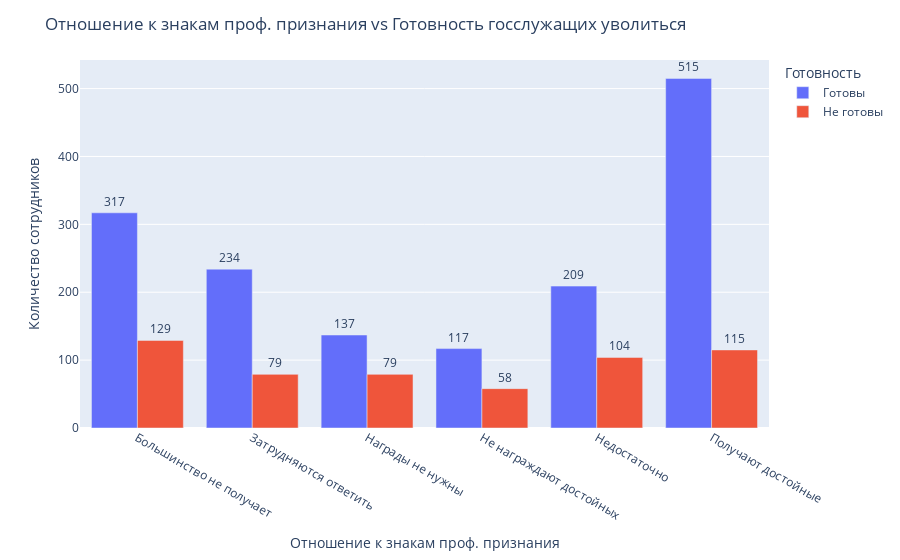

The notebook cell this image was saved under:
### Markdown cell above
## 1.7. Влияет ли недостаток профессионального признания на готовность государственных служащих сменить место работы?

### Code cell
df_ex_1_4_plot['combined_dummy_m19'] = df_ex_1_4_plot['m19_1.0'].astype(str) + '_' + df_ex_1_4_plot['m19_2.0'].astype(str) + '_' + df_ex_1_4_plot['m19_3.0'].astype(str) + '_' + df_ex_1_4_plot['m19_4.0'].astype(str) + '_' + df_ex_1_4_plot['m19_5.0'].astype(str)

df_ex_1_4_plot['combined_dummy_m19'].unique()

df_ex_1_4_plot['combined_dummy_m19'] = df_ex_1_4_plot['combined_dummy_m19'].replace({
    '0_0_0_0_0': 'Затрудняются ответить',
    '1_0_0_0_0': 'Получают достойные', 
    '0_1_0_0_0': 'Не награждают достойных', 
    '0_0_1_0_0': 'Большинство не получает', 
    '0_0_0_1_0': 'Недостаточно', 
    '0_0_0_0_1': 'Награды не нужны', 
})

ct = pd.crosstab(df_ex_1_4_plot['combined_dummy_m19'], df_ex_1_4_plot['m15_upd'])

ct_reset = ct.reset_index().melt(id_vars='combined_dummy_m19', var_name='Target', value_name='Frequency')

fig = px.bar(
    ct_reset, 
    x='combined_dummy_m19', 
    y='Frequency', 
    color='Target', 
    barmode='group',
    text='Frequency' 
)

fig.update_layout(
    title="Отношение к знакам проф. признания vs Готовность госслужащих уволиться",
    xaxis_title="Отношение к знакам проф. признания",
    yaxis_title="Количество сотрудников",
    legend_title="Готовность",
    font=dict(size=12)
)

fig.update_traces(textposition='outside')
fig.show()

### Figure 1 — Plotly figure (JSON) as saved in the notebook; plotly's stock layout.template omitted (floating-point values rounded to 4 significant figures)
{"data": [{"alignmentgroup": "True", "hovertemplate": "Target=Готовы<br>combined_dummy_m19=%{x}<br>Frequency=%{text}<extra></extra>", "legendgroup": "Готовы", "marker": {"color": "#636efa", "pattern": {"shape": ""}}, "name": "Готовы", "offsetgroup": "Готовы", "orientation": "v", "showlegend": true, "text": [317, 234, 137, 117, 209, 515], "textposition": "outside", "type": "bar", "x": ["Большинство не получает", "Затрудняются ответить", "Награды не нужны", "Не награждают достойных", "Недостаточно", "Получают достойные"], "xaxis": "x", "y": [317, 234, 137, 117, 209, 515], "yaxis": "y"}, {"alignmentgroup": "True", "hovertemplate": "Target=Не готовы<br>combined_dummy_m19=%{x}<br>Frequency=%{text}<extra></extra>", "legendgroup": "Не готовы", "marker": {"color": "#EF553B", "pattern": {"shape": ""}}, "name": "Не готовы", "offsetgroup": "Не готовы", "orientation": "v", "showlegend": true, "text": [129, 79, 79, 58, 104, 115], "textposition": "outside", "type": "bar", "x": ["Большинство не получает", "Затрудняются ответить", "Награды не нужны", "Не награждают достойных", "Недостаточно", "Получают достойные"], "xaxis": "x", "y": [129, 79, 79, 58, 104, 115], "yaxis": "y"}], "layout": {"barmode": "group", "font": {"size": 12}, "legend": {"title": {"text": "Готовность"}, "tracegroupgap": 0}, "margin": {"t": 60}, "title": {"text": "Отношение к знакам проф. признания vs Готовность госслужащих уволиться"}, "xaxis": {"anchor": "y", "domain": [0, 1], "title": {"text": "Отношение к знакам проф. признания"}}, "yaxis": {"anchor": "x", "domain": [0, 1], "title": {"text": "Количество сотрудников"}}}}
